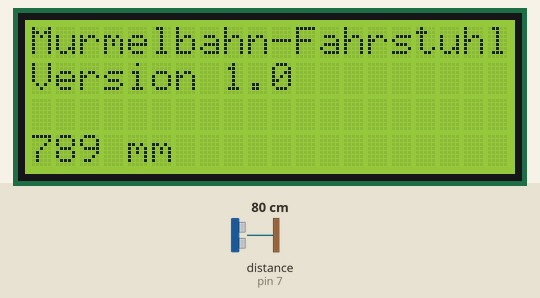
Bench run of a sketch on a simulated Arduino Uno, built with avr-gcc and run on an emulated ATmega328P. Shown: 20×4 character LCD. Wiring (inferred from the names in the program): ultrasonic range finder: trigger pin 8; echo pin 7. Inputs (shaded band) come from the test bench; at power-on: distance to the obstacle (sensor on pin 7) 80 cm. The echo pulse lasts 58.3 µs per cm; what the sketch prints to the serial monitor is not drawn.

Above: at 1.3 s.
1.4 s: distance to the obstacle (sensor on pin 7) set to 2 cm
At 2.9 s:
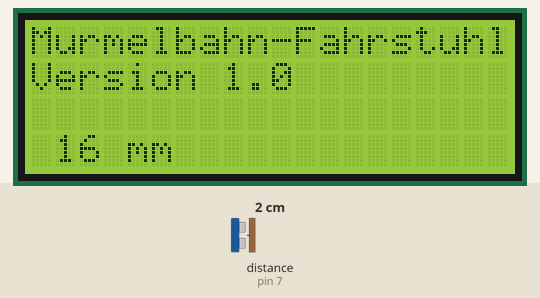
4.6 s: distance to the obstacle (sensor on pin 7) set to 4 cm
6.6 s: distance to the obstacle (sensor on pin 7) set to 9 cm
At 8.4 s:
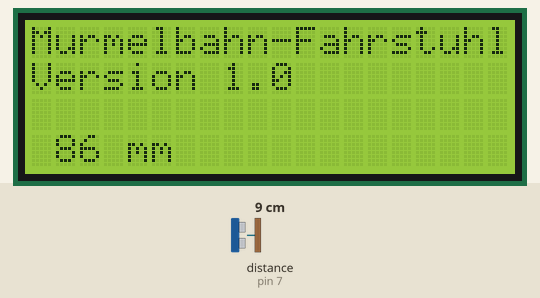
Timing chart, 0 to 9.9 s (numbered marks = the images above; inputs shaded):
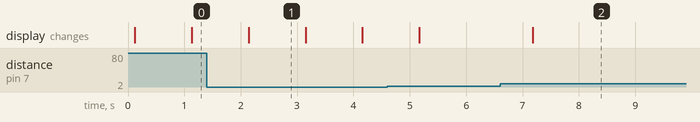

The sketch:

Entfernungsmessung.ino
```cpp
#include <Wire.h>
#include <LiquidCrystal_I2C.h> // Library for LCD

#if defined(ARDUINO) && ARDUINO >= 100
#define printByte(args) write(args);
#else
#define printByte(args) print(args,BYTE);
#endif

// *** Globals ***

byte  mode; // operating mode

// Wiring: SDA pin is connected to A4 and SCL pin to A5.
// Connect to LCD via I2C, default address 0x27 (A0-A2 not jumpered)
LiquidCrystal_I2C lcd = LiquidCrystal_I2C(0x27, 20, 4);
// (0x27,20,4) for 20x4 LCD.
// (0x27,16,2) for 16x2 LCD.

// *** Pins ***

byte PIN_rangeTrig = 8;
byte PIN_rangeEcho = 7;


int scan_i2c() {
  byte error, address;
  int nDevices;

  Serial.println("Scanning...");

  nDevices = 0;
  for (address = 1; address < 127; address++) {
    Wire.beginTransmission(address);
    error = Wire.endTransmission();

    Wire.beginTransmission(address + 1);

    if (error == 0 && Wire.endTransmission() != 0)  // Special flag for SAMD Series
    {
      Serial.print("I2C device found at address 0x");
      if (address < 16)
        Serial.print("0");
      Serial.print(address, HEX);
      Serial.println("!");

      nDevices++;
      return address;
    } else if (error == 4) {
      Serial.print("Unknown error at address 0x");
      if (address < 16)
        Serial.print("0");
      Serial.println(address, HEX);
      return address;
    }
  }
  if (nDevices == 0)
    Serial.println("No I2C devices found\n");
  else
    Serial.println("done\n");
  return -1;
}


void setup() {
  byte  i2c_lcd_address;

  // initialize i2c library
  Wire.begin();

  // Debug output on serial monitor
  Serial.begin(9600);

  while (!Serial);  // Wait for serial monitor
  Serial.println("---Starting initialization---");

  // determine i2c address
  i2c_lcd_address = scan_i2c();

  if (i2c_lcd_address != -1) {
    // Initiate the LCD:
    lcd.init();
    lcd.backlight();
    // write welcome text
    lcd.setCursor(0, 0);
    lcd.print("Murmelbahn-Fahrstuhl");
    lcd.setCursor(0, 1);
    lcd.print("Version 1.0");
    lcd.setCursor(0, 3);
    //lcd.print("...warte auf Signal");
    mode = 0;
  }
  else
    mode = -1;

  // pins

  pinMode(PIN_rangeTrig, OUTPUT);
  pinMode(PIN_rangeEcho, INPUT);

  digitalWrite(PIN_rangeTrig, LOW); // sets the trigger pin to low
}


void loop() {
  int duration;
  float distance; // radar distance in mm
  char distStr[10];
  // in Schleife

  if (mode == 0) {
    // scan distance

    // send 10 µs trigger to high
    digitalWrite(PIN_rangeTrig, HIGH); // sets the trigger pin to low
    delayMicroseconds(12);
    digitalWrite(PIN_rangeTrig, LOW); // sets the trigger pin to low
    // wait for echo pin to be pulled up
    duration = pulseIn(PIN_rangeEcho, HIGH);
    // compute distance, signal travels 2*s distance in 'duration', with sound speed = 340m/s
    distance = (float)duration * 340.0 / 2.0 / 1000.0; // calculate distance s=t*v_air/2 and convert from micro meters to mm
    Serial.println(distance);
    sprintf(distStr, "%3d mm", (int)distance);
    lcd.setCursor(0, 3);
    lcd.print(distStr);
    delay(1000);
  }
}
```

Measured:
- after the input at 1.4 s, the display: changes after 0.74 s (image 1)
- after the input at 6.6 s, the display: changes after 0.58 s (image 2)
- what the display in image 1 shows lasts 1.0 s, from 2.1 s to 3.1 s
